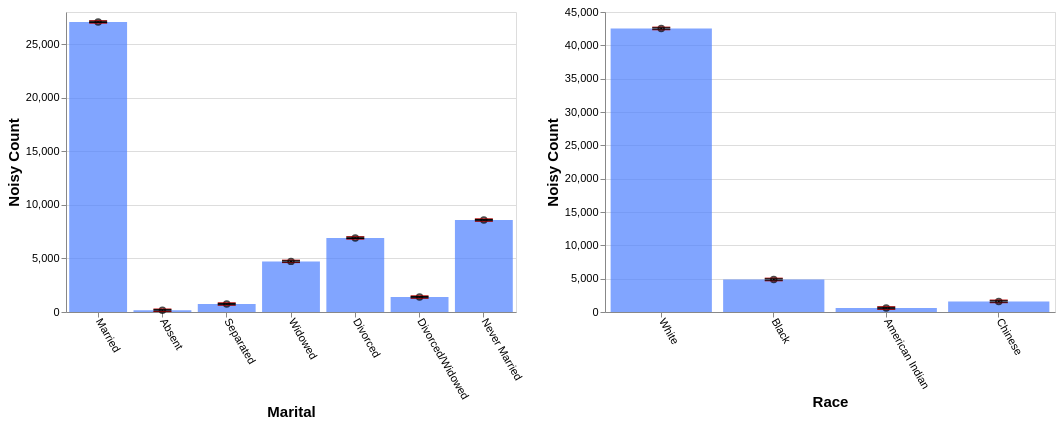

The specification (Vega-Lite) saved for this image:
### Vega-Lite specification from a JSON file in a GitHub repository (floating-point values rounded to 4 significant figures)
{"config": {"view": {"continuousWidth": 400, "continuousHeight": 300}, "axis": {"labelFontSize": 11, "titleFontSize": 15}, "axisBottom": {"labelAngle": 60}}, "hconcat": [{"layer": [{"mark": "bar", "encoding": {"color": {"value": "transparent"}, "tooltip": [{"aggregate": "sum", "field": "noisy_count", "title": "noisy count", "type": "quantitative"}, {"aggregate": "sum", "field": "noisy_count_prev", "title": "prev count", "type": "quantitative"}, {"aggregate": "sum", "field": "error", "title": "current error", "type": "quantitative"}, {"aggregate": "sum", "field": "error_prev", "title": "prev error", "type": "quantitative"}], "x": {"field": "marital", "sort": null, "title": "Marital", "type": "ordinal"}}, "height": 300, "selection": {"selector541": {"type": "interval", "encodings": ["x"]}}, "transform": [{"filter": {"selection": "selector542"}}], "width": 450}, {"mark": {"type": "bar", "color": "gray", "opacity": 0}, "encoding": {"x": {"field": "marital", "sort": null, "title": "Marital", "type": "ordinal"}, "y": {"aggregate": "sum", "field": "noisy_count_prev", "type": "quantitative"}}, "transform": [{"filter": {"selection": "selector542"}}]}, {"mark": {"type": "bar", "color": "#4C7FFF", "opacity": 0.7}, "encoding": {"x": {"field": "marital", "sort": null, "title": "Marital", "type": "ordinal"}, "y": {"aggregate": "sum", "field": "noisy_count", "type": "quantitative"}}, "transform": [{"filter": {"selection": "selector542"}}]}, {"mark": {"type": "point", "color": "black", "opacity": 0.7}, "encoding": {"x": {"field": "marital", "sort": null, "title": "Marital", "type": "ordinal"}, "y": {"aggregate": "sum", "field": "noisy_count", "title": "Noisy Count", "type": "quantitative"}}, "transform": [{"filter": {"selection": "selector542"}}]}, {"mark": {"type": "rule", "color": "#B6B6B6", "size": 2, "strokeDash": [3, 3]}, "encoding": {"x": {"field": "marital", "sort": null, "title": "Marital", "type": "ordinal"}, "y": {"aggregate": "sum", "field": "plus_error_prev_marital", "title": "", "type": "quantitative"}, "y2": {"aggregate": "sum", "field": "minus_error_prev_marital", "title": ""}}, "transform": [{"filter": {"selection": "selector542"}}]}, {"mark": {"type": "tick", "color": "#B90000", "size": 0, "strokeDash": [1, 1]}, "encoding": {"x": {"field": "marital", "sort": null, "title": "Marital", "type": "ordinal"}, "y": {"aggregate": "sum", "field": "plus_error_prev_marital", "type": "quantitative"}}, "transform": [{"filter": {"selection": "selector542"}}]}, {"mark": {"type": "tick", "color": "#B90000", "size": 0, "strokeDash": [3, 1]}, "encoding": {"x": {"field": "marital", "sort": null, "title": "Marital", "type": "ordinal"}, "y": {"aggregate": "sum", "field": "minus_error_prev_marital", "type": "quantitative"}}, "transform": [{"filter": {"selection": "selector542"}}]}, {"mark": {"type": "rule", "color": "black", "size": 2}, "encoding": {"x": {"field": "marital", "sort": null, "title": "Marital", "type": "ordinal"}, "y": {"aggregate": "sum", "field": "plus_error", "title": "", "type": "quantitative"}, "y2": {"aggregate": "sum", "field": "minus_error", "title": ""}}, "transform": [{"filter": {"selection": "selector542"}}]}, {"mark": {"type": "tick", "color": "black", "width": 0}, "encoding": {"x": {"field": "marital", "sort": null, "title": "Marital", "type": "ordinal"}, "y": {"aggregate": "sum", "field": "plus_error", "type": "quantitative"}}, "transform": [{"filter": {"selection": "selector542"}}]}, {"mark": {"type": "tick", "color": "black", "width": 0}, "encoding": {"x": {"field": "marital", "sort": null, "title": "Marital", "type": "ordinal"}, "y": {"aggregate": "sum", "field": "minus_error", "type": "quantitative"}}, "transform": [{"filter": {"selection": "selector542"}}]}]}, {"layer": [{"mark": "bar", "encoding": {"color": {"value": "transparent"}, "tooltip": [{"aggregate": "sum", "field": "noisy_count", "title": "noisy count", "type": "quantitative"}, {"aggregate": "sum", "field": "noisy_count_prev", "title": "prev count", "type": "quantitative"}, {"aggregate": "sum", "field": "error", "title": "current error", "type": "quantitative"}, {"aggregate": "sum", "field": "error_prev", "title": "prev error", "type": "quantitative"}], "x": {"field": "race", "sort": null, "title": "Race", "type": "ordinal"}}, "height": 300, "selection": {"selector542": {"type": "interval", "encodings": ["x"]}}, "transform": [{"filter": {"selection": "selector541"}}], "width": 450}, {"mark": {"type": "bar", "color": "gray", "opacity": 0}, "encoding": {"x": {"field": "race", "sort": null, "title": "Race", "type": "ordinal"}, "y": {"aggregate": "sum", "field": "noisy_count_prev", "type": "quantitative"}}, "transform": [{"filter": {"selection": "selector541"}}]}, {"mark": {"type": "bar", "color": "#4C7FFF", "opacity": 0.7}, "encoding": {"x": {"field": "race", "sort": null, "title": "Race", "type": "ordinal"}, "y": {"aggregate": "sum", "field": "noisy_count", "type": "quantitative"}}, "transform": [{"filter": {"selection": "selector541"}}]}, {"mark": {"type": "point", "color": "black", "opacity": 0.7}, "encoding": {"x": {"field": "race", "sort": null, "title": "Race", "type": "ordinal"}, "y": {"aggregate": "sum", "field": "noisy_count", "title": "Noisy Count", "type": "quantitative"}}, "transform": [{"filter": {"selection": "selector541"}}]}, {"mark": {"type": "rule", "color": "#B6B6B6", "size": 2, "strokeDash": [3, 3]}, "encoding": {"x": {"field": "race", "sort": null, "title": "Race", "type": "ordinal"}, "y": {"aggregate": "sum", "field": "plus_error_prev_race", "title": "", "type": "quantitative"}, "y2": {"aggregate": "sum", "field": "minus_error_prev_race", "title": ""}}, "transform": [{"filter": {"selection": "selector541"}}]}, {"mark": {"type": "tick", "color": "#B90000", "size": 0, "strokeDash": [1, 1]}, "encoding": {"x": {"field": "race", "sort": null, "title": "Race", "type": "ordinal"}, "y": {"aggregate": "sum", "field": "plus_error_prev_race", "type": "quantitative"}}, "transform": [{"filter": {"selection": "selector541"}}]}, {"mark": {"type": "tick", "color": "#B90000", "size": 0, "strokeDash": [3, 1]}, "encoding": {"x": {"field": "race", "sort": null, "title": "Race", "type": "ordinal"}, "y": {"aggregate": "sum", "field": "minus_error_prev_race", "type": "quantitative"}}, "transform": [{"filter": {"selection": "selector541"}}]}, {"mark": {"type": "rule", "color": "black", "size": 2}, "encoding": {"x": {"field": "race", "sort": null, "title": "Race", "type": "ordinal"}, "y": {"aggregate": "sum", "field": "plus_error", "title": "", "type": "quantitative"}, "y2": {"aggregate": "sum", "field": "minus_error", "title": ""}}, "transform": [{"filter": {"selection": "selector541"}}]}, {"mark": {"type": "tick", "color": "black", "width": 0}, "encoding": {"x": {"field": "race", "sort": null, "title": "Race", "type": "ordinal"}, "y": {"aggregate": "sum", "field": "plus_error", "type": "quantitative"}}, "transform": [{"filter": {"selection": "selector541"}}]}, {"mark": {"type": "tick", "color": "black", "width": 0}, "encoding": {"x": {"field": "race", "sort": null, "title": "Race", "type": "ordinal"}, "y": {"aggregate": "sum", "field": "minus_error", "type": "quantitative"}}, "transform": [{"filter": {"selection": "selector541"}}]}]}], "data": {"name": "data-b0235e436f28b0acb9269fd98ff5a0b7"}, "$schema": "https://vega.github.io/schema/vega-lite/v4.17.0.json", "datasets": {"data-b0235e436f28b0acb9269fd98ff5a0b7": [{"marital": "Married", "race": "White", "noisy_count": 24270.0, "true_count": 24270.0, "plus_error": 24290.0, "minus_error": 24260.0, "error": 14.1, "noisy_count_prev": 24280.0, "true_count_prev": 24270.0, "plus_error_prev": 24300.0, "minus_error_prev": 24250.0, "error_prev": 28.3, "plus_error_prev_marital": 24310.0, "minus_error_prev_marital": 24250.0, "plus_error_prev_race": 24310.0, "minus_error_prev_race": 24250.0}, {"marital": "Married", "race": "Black", "noisy_count": 1671.0, "true_count": 1667.0, "plus_error": 1685.0, "minus_error": 1657.0, "error": 14.1, "noisy_count_prev": 1663.0, "true_count_prev": 1667.0, "plus_error_prev": 1692.0, "minus_error_prev": 1635.0, "error_prev": 28.3, "plus_error_prev_marital": 1694.0, "minus_error_prev_marital": 1638.0, "plus_error_prev_race": 1692.0, "minus_error_prev_race": 1636.0}, {"marital": "Married", "race": "American Indian", "noisy_count": 272.4, "true_count": 266.0, "plus_error": 286.5, "minus_error": 258.3, "error": 14.1, "noisy_count_prev": 274.2, "true_count_prev": 266.0, "plus_error_prev": 302.5, "minus_error_prev": 245.9, "error_prev": 28.3, "plus_error_prev_marital": 305.4, "minus_error_prev_marital": 248.8, "plus_error_prev_race": 311.9, "minus_error_prev_race": 255.3}, {"marital": "Married", "race": "Chinese", "noisy_count": 856.2, "true_count": 863.0, "plus_error": 870.3, "minus_error": 842.0, "error": 14.1, "noisy_count_prev": 847.5, "true_count_prev": 863.0, "plus_error_prev": 875.7, "minus_error_prev": 819.2, "error_prev": 28.3, "plus_error_prev_marital": 878.6, "minus_error_prev_marital": 822.1, "plus_error_prev_race": 872.7, "minus_error_prev_race": 816.2}, {"marital": "Absent", "race": "White", "noisy_count": 100.6, "true_count": 94.0, "plus_error": 114.8, "minus_error": 86.5, "error": 14.1, "noisy_count_prev": 100.4, "true_count_prev": 94.0, "plus_error_prev": 128.7, "minus_error_prev": 72.1, "error_prev": 28.3, "plus_error_prev_marital": 138.6, "minus_error_prev_marital": 82.05, "plus_error_prev_race": 131.7, "minus_error_prev_race": 75.1}, {"marital": "Absent", "race": "Black", "noisy_count": 4.0, "true_count": 16.0, "plus_error": 18.1, "minus_error": -10.1, "error": 14.1, "noisy_count_prev": -5.3, "true_count_prev": 16.0, "plus_error_prev": 23.0, "minus_error_prev": -33.6, "error_prev": 28.3, "plus_error_prev_marital": 32.95, "minus_error_prev_marital": -23.65, "plus_error_prev_race": 23.91, "minus_error_prev_race": -32.69}, {"marital": "Absent", "race": "American Indian", "noisy_count": 8.8, "true_count": 0.0, "plus_error": 22.9, "minus_error": -5.4, "error": 14.1, "noisy_count_prev": -13.0, "true_count_prev": 0.0, "plus_error_prev": 15.2, "minus_error_prev": -41.3, "error_prev": 28.3, "plus_error_prev_marital": 25.15, "minus_error_prev_marital": -31.35, "plus_error_prev_race": 24.56, "minus_error_prev_race": -31.94}, {"marital": "Absent", "race": "Chinese", "noisy_count": 51.0, "true_count": 7.0, "plus_error": 65.1, "minus_error": 36.8, "error": 14.1, "noisy_count_prev": 42.5, "true_count_prev": 7.0, "plus_error_prev": 70.8, "minus_error_prev": 14.2, "error_prev": 28.3, "plus_error_prev_marital": 80.75, "minus_error_prev_marital": 24.15, "plus_error_prev_race": 67.84, "minus_error_prev_race": 11.24}, {"marital": "Separated", "race": "White", "noisy_count": 561.5, "true_count": 567.0, "plus_error": 575.6, "minus_error": 547.4, "error": 14.1, "noisy_count_prev": 538.5, "true_count_prev": 567.0, "plus_error_prev": 566.8, "minus_error_prev": 510.2, "error_prev": 28.3, "plus_error_prev_marital": 573.8, "minus_error_prev_marital": 517.2, "plus_error_prev_race": 569.8, "minus_error_prev_race": 513.2}, {"marital": "Separated", "race": "Black", "noisy_count": 98.9, "true_count": 84.0, "plus_error": 113.1, "minus_error": 84.8, "error": 14.1, "noisy_count_prev": 112.7, "true_count_prev": 84.0, "plus_error_prev": 141.0, "minus_error_prev": 84.4, "error_prev": 28.3, "plus_error_prev_marital": 148.0, "minus_error_prev_marital": 91.38, "plus_error_prev_race": 141.9, "minus_error_prev_race": 85.31}, {"marital": "Separated", "race": "American Indian", "noisy_count": 6.5, "true_count": 13.0, "plus_error": 20.7, "minus_error": -7.6, "error": 14.1, "noisy_count_prev": -2.9, "true_count_prev": 13.0, "plus_error_prev": 25.4, "minus_error_prev": -31.1, "error_prev": 28.3, "plus_error_prev_marital": 32.38, "minus_error_prev_marital": -24.12, "plus_error_prev_race": 34.76, "minus_error_prev_race": -21.74}, {"marital": "Separated", "race": "Chinese", "noisy_count": 75.8, "true_count": 47.0, "plus_error": 89.9, "minus_error": 61.7, "error": 14.1, "noisy_count_prev": 66.5, "true_count_prev": 47.0, "plus_error_prev": 94.8, "minus_error_prev": 38.2, "error_prev": 28.3, "plus_error_prev_marital": 101.8, "minus_error_prev_marital": 45.18, "plus_error_prev_race": 91.84, "minus_error_prev_race": 35.24}, {"marital": "Widowed", "race": "White", "noisy_count": 4044.0, "true_count": 4078.0, "plus_error": 4058.0, "minus_error": 4030.0, "error": 14.1, "noisy_count_prev": 4046.0, "true_count_prev": 4078.0, "plus_error_prev": 4074.0, "minus_error_prev": 4017.0, "error_prev": 28.3, "plus_error_prev_marital": 4061.0, "minus_error_prev_marital": 4004.0, "plus_error_prev_race": 4077.0, "minus_error_prev_race": 4020.0}, {"marital": "Widowed", "race": "Black", "noisy_count": 526.5, "true_count": 543.0, "plus_error": 540.6, "minus_error": 512.3, "error": 14.1, "noisy_count_prev": 574.1, "true_count_prev": 543.0, "plus_error_prev": 602.4, "minus_error_prev": 545.8, "error_prev": 28.3, "plus_error_prev_marital": 589.2, "minus_error_prev_marital": 532.6, "plus_error_prev_race": 603.3, "minus_error_prev_race": 546.7}, {"marital": "Widowed", "race": "American Indian", "noisy_count": 49.2, "true_count": 35.0, "plus_error": 63.4, "minus_error": 35.1, "error": 14.1, "noisy_count_prev": 41.5, "true_count_prev": 35.0, "plus_error_prev": 69.8, "minus_error_prev": 13.3, "error_prev": 28.3, "plus_error_prev_marital": 56.6, "minus_error_prev_marital": 0.1, "plus_error_prev_race": 79.16, "minus_error_prev_race": 22.66}, {"marital": "Widowed", "race": "Chinese", "noisy_count": 104.9, "true_count": 77.0, "plus_error": 119.0, "minus_error": 90.8, "error": 14.1, "noisy_count_prev": 116.5, "true_count_prev": 77.0, "plus_error_prev": 144.8, "minus_error_prev": 88.3, "error_prev": 28.3, "plus_error_prev_marital": 131.6, "minus_error_prev_marital": 75.1, "plus_error_prev_race": 141.8, "minus_error_prev_race": 85.34}, {"marital": "Divorced", "race": "White", "noisy_count": 5944.0, "true_count": 5901.0, "plus_error": 5958.0, "minus_error": 5930.0, "error": 14.1, "noisy_count_prev": 5924.0, "true_count_prev": 5901.0, "plus_error_prev": 5952.0, "minus_error_prev": 5896.0, "error_prev": 28.3, "plus_error_prev_marital": 5960.0, "minus_error_prev_marital": 5903.0, "plus_error_prev_race": 5955.0, "minus_error_prev_race": 5899.0}, {"marital": "Divorced", "race": "Black", "noisy_count": 760.2, "true_count": 750.0, "plus_error": 774.3, "minus_error": 746.1, "error": 14.1, "noisy_count_prev": 752.2, "true_count_prev": 750.0, "plus_error_prev": 780.4, "minus_error_prev": 723.9, "error_prev": 28.3, "plus_error_prev_marital": 788.0, "minus_error_prev_marital": 731.5, "plus_error_prev_race": 781.3, "minus_error_prev_race": 724.8}, {"marital": "Divorced", "race": "American Indian", "noisy_count": 84.5, "true_count": 94.0, "plus_error": 98.6, "minus_error": 70.3, "error": 14.1, "noisy_count_prev": 76.6, "true_count_prev": 94.0, "plus_error_prev": 104.8, "minus_error_prev": 48.3, "error_prev": 28.3, "plus_error_prev_marital": 112.4, "minus_error_prev_marital": 55.9, "plus_error_prev_race": 114.2, "minus_error_prev_race": 57.66}, {"marital": "Divorced", "race": "Chinese", "noisy_count": 126.9, "true_count": 105.0, "plus_error": 141.1, "minus_error": 112.8, "error": 14.1, "noisy_count_prev": 132.4, "true_count_prev": 105.0, "plus_error_prev": 160.7, "minus_error_prev": 104.1, "error_prev": 28.3, "plus_error_prev_marital": 168.3, "minus_error_prev_marital": 111.7, "plus_error_prev_race": 157.7, "minus_error_prev_race": 101.1}, {"marital": "Divorced/Widowed", "race": "White", "noisy_count": 1015.0, "true_count": 1005.0, "plus_error": 1029.0, "minus_error": 1000.0, "error": 14.1, "noisy_count_prev": 1018.0, "true_count_prev": 1005.0, "plus_error_prev": 1046.0, "minus_error_prev": 989.5, "error_prev": 28.3, "plus_error_prev_marital": 1055.0, "minus_error_prev_marital": 998.3, "plus_error_prev_race": 1049.0, "minus_error_prev_race": 992.5}, {"marital": "Divorced/Widowed", "race": "Black", "noisy_count": 298.5, "true_count": 344.0, "plus_error": 312.6, "minus_error": 284.4, "error": 14.1, "noisy_count_prev": 278.0, "true_count_prev": 344.0, "plus_error_prev": 306.3, "minus_error_prev": 249.7, "error_prev": 28.3, "plus_error_prev_marital": 315.1, "minus_error_prev_marital": 258.5, "plus_error_prev_race": 307.2, "minus_error_prev_race": 250.6}, {"marital": "Divorced/Widowed", "race": "American Indian", "noisy_count": 52.2, "true_count": 21.0, "plus_error": 66.3, "minus_error": 38.1, "error": 14.1, "noisy_count_prev": 39.4, "true_count_prev": 21.0, "plus_error_prev": 67.6, "minus_error_prev": 11.1, "error_prev": 28.3, "plus_error_prev_marital": 76.38, "minus_error_prev_marital": 19.88, "plus_error_prev_race": 76.96, "minus_error_prev_race": 20.46}, {"marital": "Divorced/Widowed", "race": "Chinese", "noisy_count": 29.0, "true_count": 33.0, "plus_error": 43.1, "minus_error": 14.9, "error": 14.1, "noisy_count_prev": 24.1, "true_count_prev": 33.0, "plus_error_prev": 52.4, "minus_error_prev": -4.2, "error_prev": 28.3, "plus_error_prev_marital": 61.18, "minus_error_prev_marital": 4.575, "plus_error_prev_race": 49.44, "minus_error_prev_race": -7.157}, {"marital": "Never Married", "race": "White", "noisy_count": 6592.0, "true_count": 6590.0, "plus_error": 6606.0, "minus_error": 6578.0, "error": 14.1, "noisy_count_prev": 6607.0, "true_count_prev": 6590.0, "plus_error_prev": 6636.0, "minus_error_prev": 6579.0, "error_prev": 28.3, "plus_error_prev_marital": 6631.0, "minus_error_prev_marital": 6574.0, "plus_error_prev_race": 6638.0, "minus_error_prev_race": 6582.0}, {"marital": "Never Married", "race": "Black", "noisy_count": 1518.0, "true_count": 1525.0, "plus_error": 1533.0, "minus_error": 1504.0, "error": 14.1, "noisy_count_prev": 1496.0, "true_count_prev": 1525.0, "plus_error_prev": 1524.0, "minus_error_prev": 1468.0, "error_prev": 28.3, "plus_error_prev_marital": 1519.0, "minus_error_prev_marital": 1463.0, "plus_error_prev_race": 1525.0, "minus_error_prev_race": 1469.0}, {"marital": "Never Married", "race": "American Indian", "noisy_count": 122.4, "true_count": 132.0, "plus_error": 136.6, "minus_error": 108.3, "error": 14.1, "noisy_count_prev": 114.7, "true_count_prev": 132.0, "plus_error_prev": 143.0, "minus_error_prev": 86.4, "error_prev": 28.3, "plus_error_prev_marital": 138.1, "minus_error_prev_marital": 81.47, "plus_error_prev_race": 152.4, "minus_error_prev_race": 95.76}, {"marital": "Never Married", "race": "Chinese", "noisy_count": 347.9, "true_count": 310.0, "plus_error": 362.0, "minus_error": 333.8, "error": 14.1, "noisy_count_prev": 382.9, "true_count_prev": 310.0, "plus_error_prev": 411.1, "minus_error_prev": 354.6, "error_prev": 28.3, "plus_error_prev_marital": 406.2, "minus_error_prev_marital": 349.7, "plus_error_prev_race": 408.1, "minus_error_prev_race": 351.6}]}}
